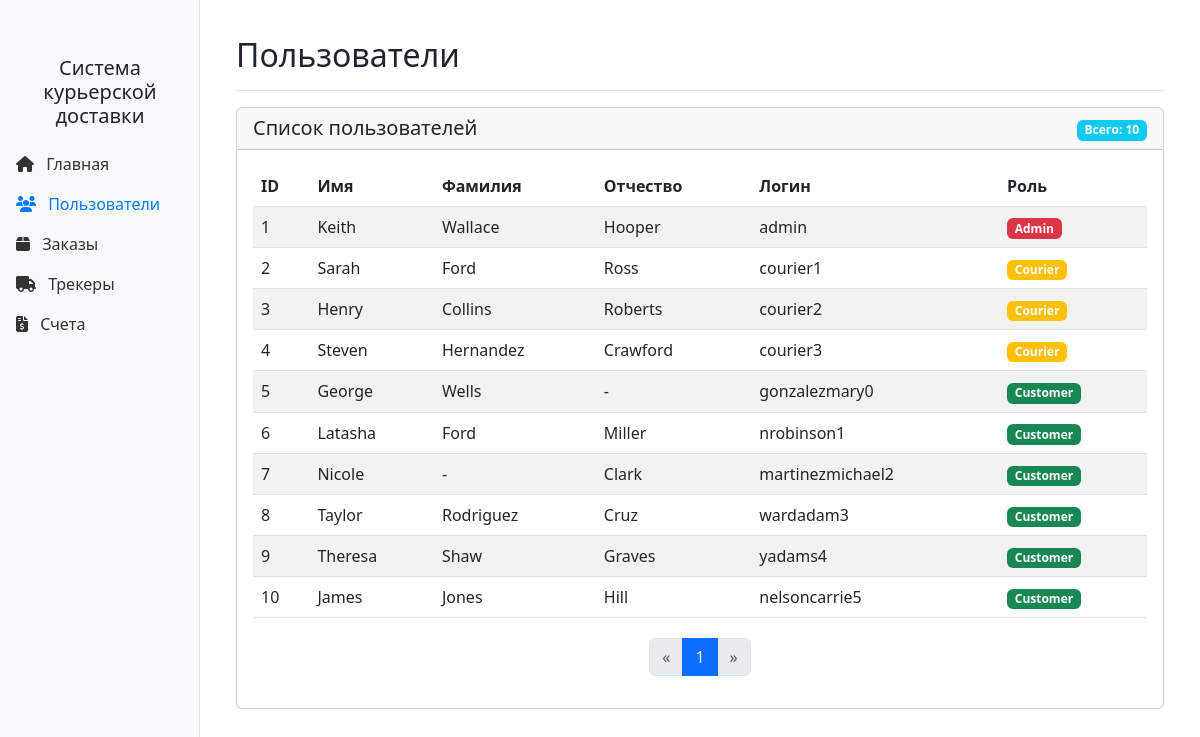
Screenshot of /users with the database file from the repository.
### 10.04.25/courier_delivery_system/main.py (models this page shows, shortened)
class User(Base):
    __tablename__ = 'users'
    id = Column(Integer, primary_key=True)
    lastname = Column(String(100), nullable=True)
    name = Column(String(100), nullable=False)
    surname = Column(String(100), nullable=True)
    role_id = Column(Integer, ForeignKey('roles.id'), nullable=False)
    username = Column(String(50), nullable=False, unique=True)
    password = Column(String(128), nullable=False)  # хранится хеш пароля
    role = relationship('Role', back_populates='users')
    orders = relationship('Order', back_populates='user')
    trackers_as_courier = relationship('Tracker', back_populates='courier')

class Role(Base):
    __tablename__ = 'roles'
    id = Column(Integer, primary_key=True)
    name = Column(String(50), nullable=False, unique=True)
    users = relationship('User', back_populates='role')

### 10.04.25/courier_delivery_system/app.py (the view)
@app.route('/users')
def users():
    page = request.args.get('page', 1, type=int)
    per_page = 20
    offset = (page - 1) * per_page
    users = db_session.query(User).join(Role).add_columns(
        User.id, User.name, User.lastname, User.surname, User.username, Role.name.label('role_name')
    ).offset(offset).limit(per_page).all()
    total = db_session.query(func.count(User.id)).scalar()
    return render_template('users.html',
                           users=users,
                           page=page,
                           per_page=per_page,
                           total=total)

### 10.04.25/courier_delivery_system/app.py (called while the page is built)
@app.teardown_appcontext
def shutdown_session(exception=None):
    db_session.remove()

### 10.04.25/courier_delivery_system/templates/users.html (shortened to what this page needs)
{% extends "base.html" %}
{% block content %}
<div class="container-fluid">
    <div class="d-flex justify-content-between flex-wrap flex-md-nowrap align-items-center pt-3 pb-2 mb-3 border-bottom">
        <h1 class="h2">Пользователи</h1>
    </div>
    <div class="card">
        <div class="card-header d-flex justify-content-between align-items-center">
            <h5 class="mb-0">Список пользователей</h5>
            <div>
                <span class="badge bg-info">Всего: {{ total }}</span>
            </div>
        </div>
        <div class="card-body">
            <div class="table-responsive">
                <table class="table table-striped table-hover">
                    <thead>
                        <tr>
                            <th>ID</th>
                            <th>Имя</th>
                            <th>Фамилия</th>
                            <th>Отчество</th>
                            <th>Логин</th>
                            <th>Роль</th>
                        </tr>
                    </thead>
                    <tbody>
                        {% for user in users %}
                        <tr>
                            <td>{{ user.id }}</td>
                            <td>{{ user.name }}</td>
                            <td>{{ user.lastname or '-' }}</td>
                            <td>{{ user.surname or '-' }}</td>
                            <td>{{ user.username }}</td>
                            <td><span class="badge {% if user.role_name == 'Admin' %}bg-danger{% elif user.role_name == 'Courier' %}bg-warning{% elif user.role_name == 'Manager' %}bg-info{% else %}bg-success{% endif %}">{{ user.role_name }}</span></td>
                        </tr>
                        {% endfor %}
                    </tbody>
                </table>
                <div class="pagination-container d-flex justify-content-center">
                    <nav aria-label="Навигация по страницам">
                        <ul class="pagination">
                            {% set total_pages = (total // per_page) + (1 if total % per_page > 0 else 0) %}
                            {% if page > 1 %}
                            <li class="page-item">
                                <a class="page-link" href="{{ url_for('users', page=page-1) }}" aria-label="Предыдущая">
                                    <span aria-hidden="true">&laquo;</span>
                                </a>
                            </li>
                            {% else %}
                            <li class="page-item disabled">
                                <a class="page-link" href="#" aria-label="Предыдущая">
                                    <span aria-hidden="true">&laquo;</span>
                                </a>
                            </li>
                            {% endif %}
                            {% for i in range(1, total_pages + 1) %}
                                {% if i == page %}
                                <li class="page-item active"><a class="page-link" href="#">{{ i }}</a></li>
                                {% elif i >= page - 2 and i <= page + 2 %}
                                <li class="page-item"><a class="page-link" href="{{ url_for('users', page=i) }}">{{ i }}</a></li>
                                {% endif %}
                            {% endfor %}
                            {% if page < total_pages %}
                            <li class="page-item">
                                <a class="page-link" href="{{ url_for('users', page=page+1) }}" aria-label="Следующая">
                                    <span aria-hidden="true">&raquo;</span>
                                </a>
                            </li>
                            {% else %}
                            <li class="page-item disabled">
                                <a class="page-link" href="#" aria-label="Следующая">
                                    <span aria-hidden="true">&raquo;</span>
                                </a>
                            </li>
                            {% endif %}
                        </ul>
                    </nav>
                </div>
            </div>
        </div>
    </div>
</div>
{% endblock %}

### 10.04.25/courier_delivery_system/templates/base.html (shortened to what this page needs)
<!DOCTYPE html>
<html lang="ru">
<head>
    <link href="https://cdn.jsdelivr.net/npm/bootstrap@5.3.0-alpha1/dist/css/bootstrap.min.css" rel="stylesheet">
    <link rel="stylesheet" href="https://cdnjs.cloudflare.com/ajax/libs/font-awesome/6.3.0/css/all.min.css">
</head>
<body>
    <div class="sidebar col-md-3 col-lg-2 d-md-block">
        <div class="sidebar-sticky">
            <div class="text-center mb-3">
                <h5>Система курьерской доставки</h5>
            </div>
            <ul class="nav flex-column">
                <li class="nav-item">
                    <a class="nav-link {% if request.path == '/' %}active{% endif %}" href="{{ url_for('index') }}">
                        <i class="fas fa-home me-2"></i> Главная
                    </a>
                </li>
                <li class="nav-item">
                    <a class="nav-link {% if request.path == '/users' %}active{% endif %}" href="{{ url_for('users') }}">
                        <i class="fas fa-users me-2"></i> Пользователи
                    </a>
                </li>
                <li class="nav-item">
                    <a class="nav-link {% if request.path == '/orders' %}active{% endif %}" href="{{ url_for('orders') }}">
                        <i class="fas fa-box me-2"></i> Заказы
                    </a>
                </li>
                <li class="nav-item">
                    <a class="nav-link {% if request.path == '/trackers' %}active{% endif %}" href="{{ url_for('trackers') }}">
                        <i class="fas fa-truck me-2"></i> Трекеры
                    </a>
                </li>
                <li class="nav-item">
                    <a class="nav-link {% if request.path == '/invoices' %}active{% endif %}" href="{{ url_for('invoices') }}">
                        <i class="fas fa-file-invoice-dollar me-2"></i> Счета
                    </a>
                </li>
            </ul>
        </div>
    </div>
    <main class="main-content col-md-9 ms-sm-auto col-lg-10 px-md-4">
        {% block content %}{% endblock %}
    </main>
</body>
</html>

### 10.04.25/courier_delivery_system/templates/base.html (style rules this page uses)
.sidebar { position: fixed; top: 0; bottom: 0; left: 0; z-index: 100; padding: 48px 0 0; box-shadow: inset -1px 0 0 rgba(0, 0, 0, .1); background-color: #f8f9fa; }
.sidebar-sticky { position: relative; top: 0; height: calc(100vh - 48px); padding-top: 0.5rem; overflow-x: hidden; overflow-y: auto; }
.nav-link { font-weight: 500; color: #333; }
.nav-link.active { color: #007bff; }
.main-content { margin-left: 230px; padding: 20px; }
.pagination-container { margin-top: 20px; }

### rows the page displays
User: id "1", name "Keith", lastname "Wallace", surname "Hooper", username "admin", role_name "Admin"
User: id "2", name "Sarah", lastname "Ford", surname "Ross", username "courier1", role_name "Courier"
User: id "3", name "Henry", lastname "Collins", surname "Roberts", username "courier2", role_name "Courier"
User: id "4", name "Steven", lastname "Hernandez", surname "Crawford", username "courier3", role_name "Courier"
User: id "5", name "George", lastname "Wells", surname "-", username "gonzalezmary0", role_name "Customer"
User: id "6", name "Latasha", lastname "Ford", surname "Miller", username "nrobinson1", role_name "Customer"
User: id "7", name "Nicole", lastname "-", surname "Clark", username "martinezmichael2", role_name "Customer"
User: id "8", name "Taylor", lastname "Rodriguez", surname "Cruz", username "wardadam3", role_name "Customer"
User: id "9", name "Theresa", lastname "Shaw", surname "Graves", username "yadams4", role_name "Customer"
User: id "10", name "James", lastname "Jones", surname "Hill", username "nelsoncarrie5", role_name "Customer"

### other values shown
{{ total }} "10"
{{ i }} "1"
